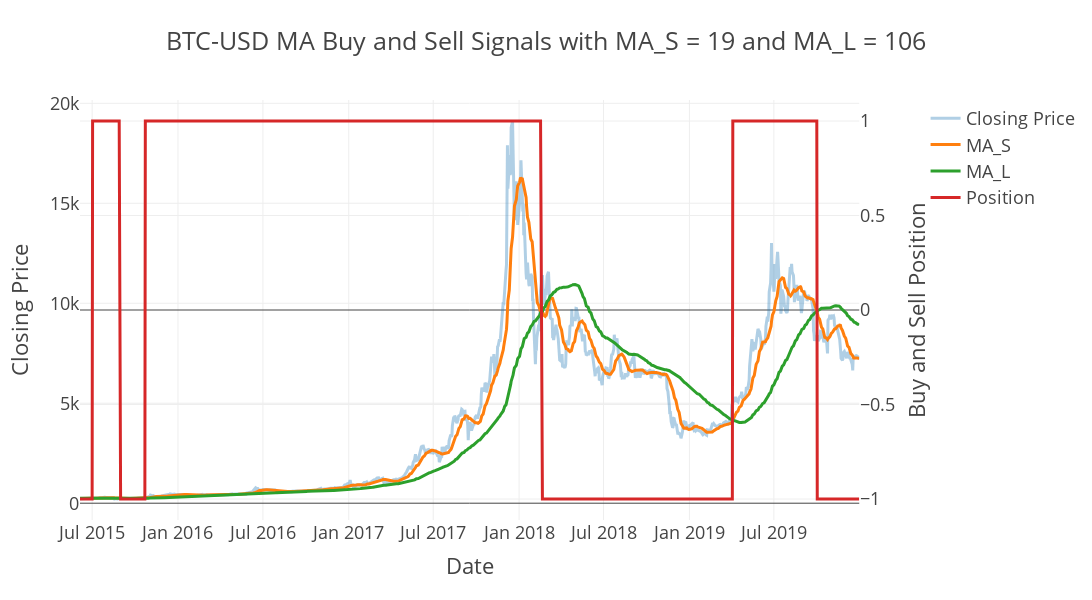

The notebook cell this image was saved under:
### Code cell
opti_tester.plot_buys_and_sells()

### Figure 1 — Plotly figure (JSON) as saved in the notebook; plotly's stock layout.template omitted (floating-point values rounded to 4 significant figures; data arrays with more than 128 entries replaced by an {"elided": "..."} marker saying what was removed)
{"data": [{"name": "Closing Price", "opacity": 0.35, "type": "scatter", "x": {"elided": "1152 str values"}, "xaxis": "x", "y": {"elided": "1152 float values"}, "yaxis": "y"}, {"name": "MA_S", "type": "scatter", "x": {"elided": "1152 str values"}, "xaxis": "x", "y": {"elided": "1152 float values"}, "yaxis": "y"}, {"name": "MA_L", "type": "scatter", "x": {"elided": "1152 str values"}, "xaxis": "x", "y": {"elided": "1152 float values"}, "yaxis": "y"}, {"name": "Position", "type": "scatter", "x": {"elided": "1152 str values"}, "xaxis": "x", "y": {"elided": "1152 int values"}, "yaxis": "y2"}], "layout": {"height": 600, "title": {"text": "BTC-USD MA Buy and Sell Signals with MA_S = 19 and MA_L = 106"}, "width": 1400, "xaxis": {"anchor": "y", "domain": [0, 0.94], "title": {"text": "Date"}}, "yaxis": {"anchor": "x", "domain": [0, 1], "title": {"text": "Closing Price"}}, "yaxis2": {"anchor": "x", "overlaying": "y", "side": "right", "title": {"text": "Buy and Sell Position"}}}}
